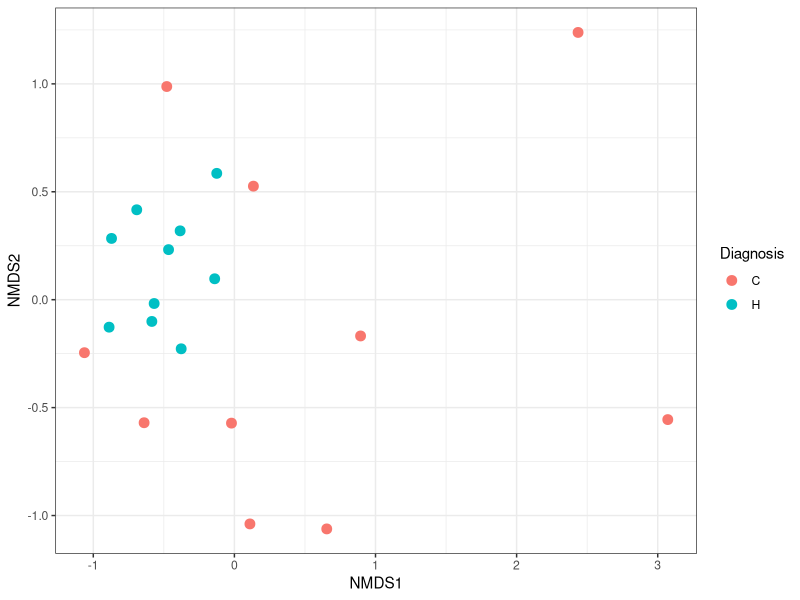

Generate this figure with R:
library(vegan)
library(ggplot2)
cluster_freq <- read.csv("../Results/cluster_freqR.csv",header=TRUE,row.names=1)
cluster_freq <- t(cluster_freq)
cluster_freqP <- cluster_freq/rowSums(cluster_freq)
meta <- read.csv("../data/Meta.csv",header=TRUE,row.names=1)

cluster_freqP.nmds <- metaMDS(cluster_freqP)

nmds_df<-scores(cluster_freqP.nmds,display=c("sites"))

nmds_df<-cbind.data.frame(nmds_df,meta)

p<-ggplot(data=nmds_df,aes(NMDS1,NMDS2,colour=Diagnosis)) + geom_point(size=3) + theme_bw()
pdf("NMDS.pdf")
plot(p)
dev.off()

nT <- ncol(cluster_freqP)

cluster_freq1 <- cluster_freq + 1.0e-6
cluster_freq1P <- cluster_freq1/rowSums(cluster_freq1)
log_cluster_freq1P <- log(cluster_freq1P)

p <- rep(0,nT)
chi <- rep(0,nT)

meanH <- rep(0,nT)
meanCD <- rep(0,nT)

for(i in 1:nT){
  temp <- kruskal.test(log_cluster_freq1P[,i] ~ meta$Diagnosis)
  tmean <- aggregate(cluster_freqP[,i]~meta$Diagnosis, FUN=mean)
  chi[i] <- temp$statistic
  p[i] <- temp$p.value
  meanCD[i] <- tmean[[2]][1]
  meanH[i] <- tmean[[2]][2]
}


pa <- p.adjust(p, method = "BH") 
sig.df <- data.frame(chi,p,pa,meanH,meanCD)
rownames(sig.df) <- colnames(log_cluster_freq1P)

scg <- read.csv("Results/clustering_gt1000_scg.csv",header=TRUE,row.names=1)
scgR <- scg[rownames(sig.df),]
sig.df$comp <- rowSums(scgR == 1)/36

